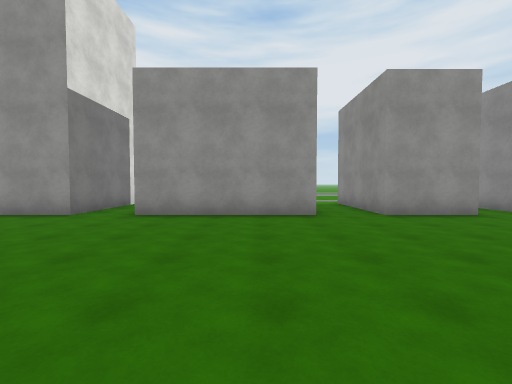
view 1 (above)

20 first-person views from a walk through a 3-D level made in the Unity game engine. The camera is 1.5 m above the floor, tilts 2° down and sees 90° across. The floor is counted in squares, 2 m on a side. Each view is taken from the middle of a square. On the plan, view 1 faces up. The plan holds only what a view shows up to about 9 squares ahead; the rest is blank. The place goes on beyond the plan. The player character is not drawn. Surface patterns are stand-ins for the level's own textures.

view 2
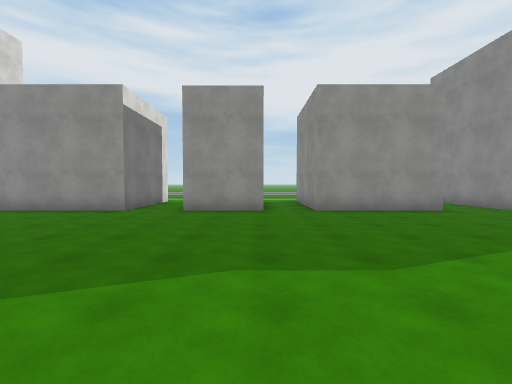

view 3
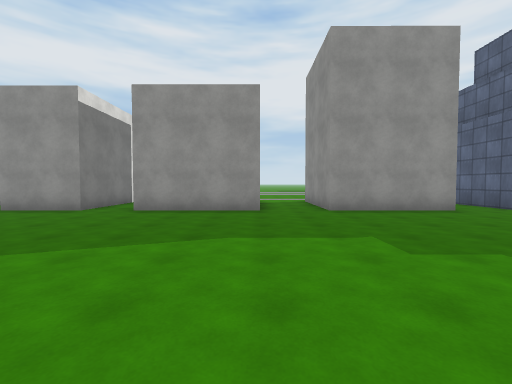

view 4
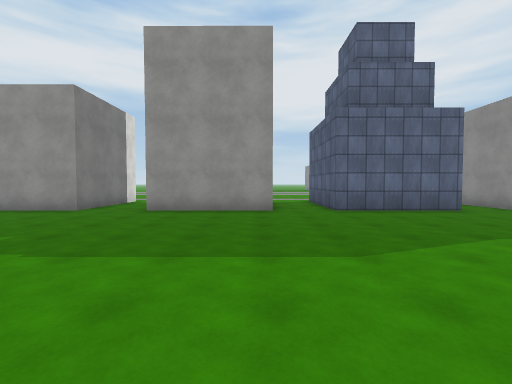

view 5
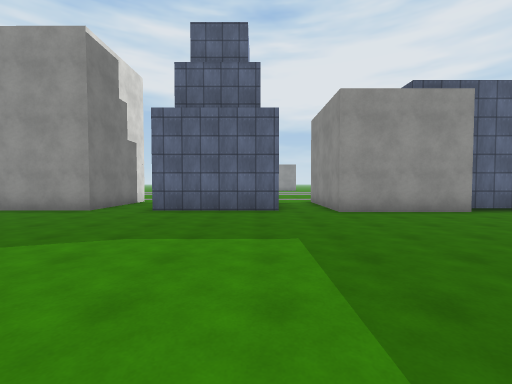

view 6
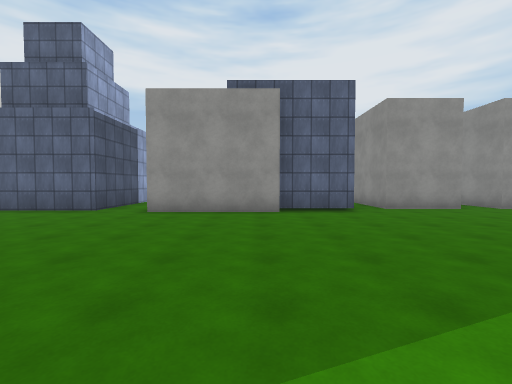

view 7
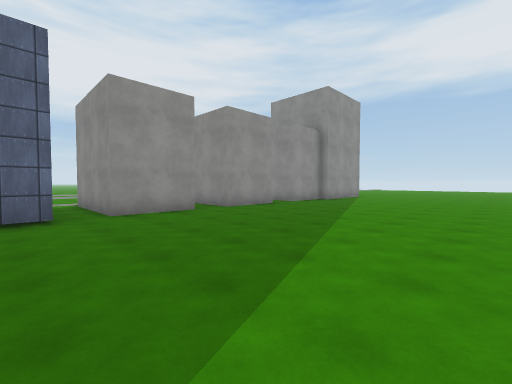

view 8
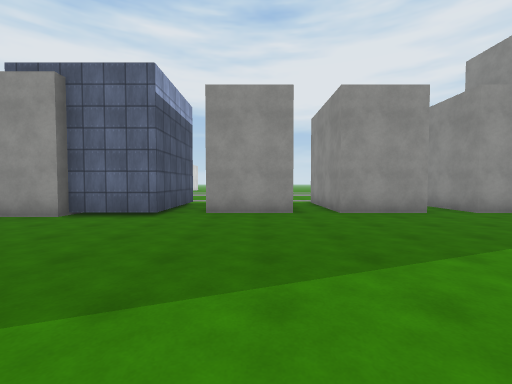

view 9
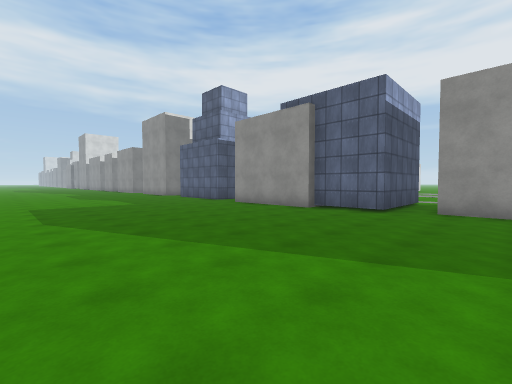

view 10
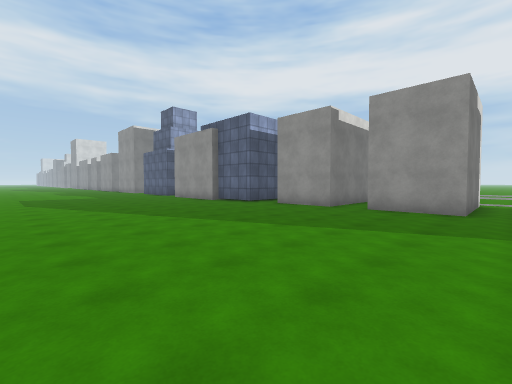

view 11
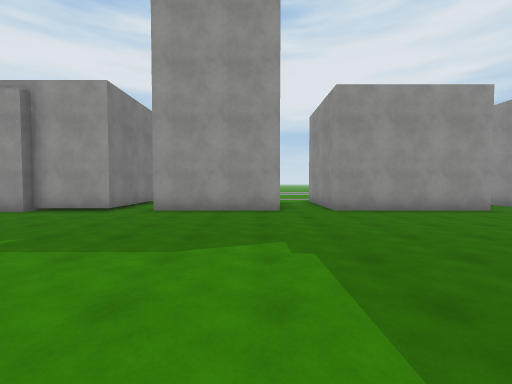

view 12
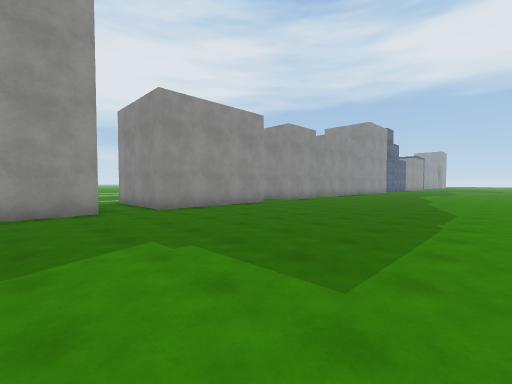

view 13
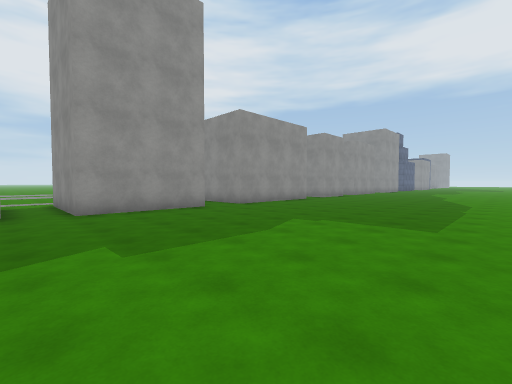

view 14
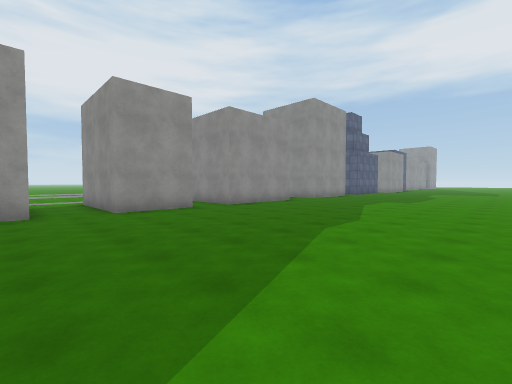

view 15
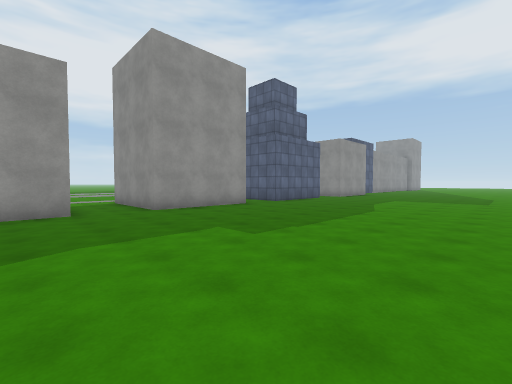

view 16
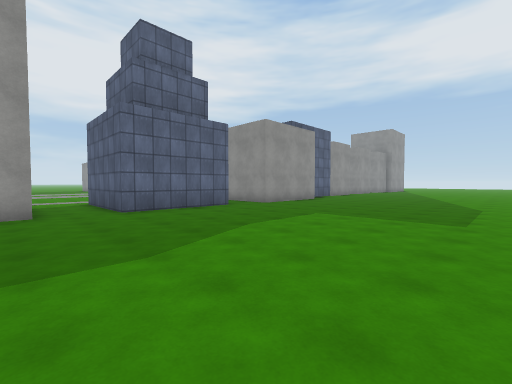

view 17
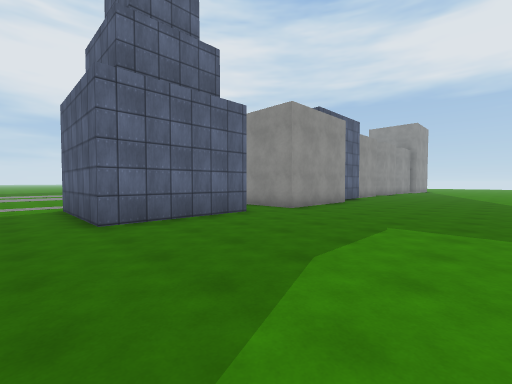

view 18
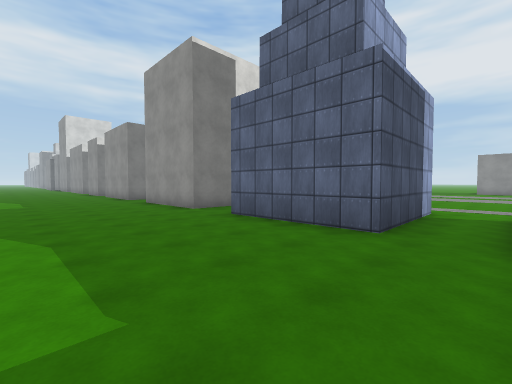

view 19
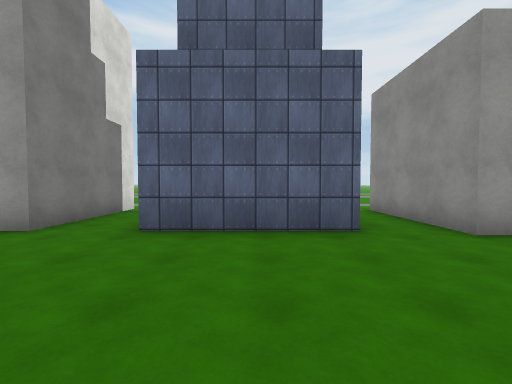

view 20
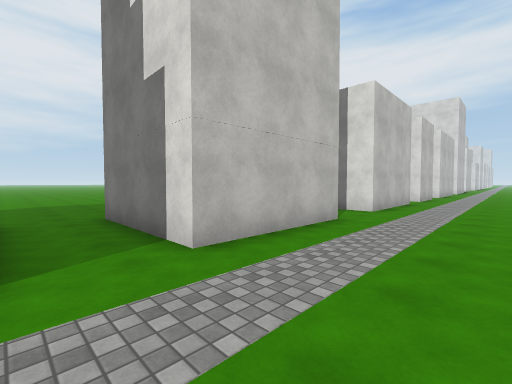

### Floor plan
Points are (right, up) in squares from view 1. A wall is a line through its corners. A room is listed if a view was taken in it or the views show most of it. See-through windows are left out.
Room 1 (views 1, 2, 3, 4, 5, 6, 7, 8, 9, 10, 11, 12, 13, 14, 15, 16, 17, 18, 19)
walls: (15.5, 9.4) (15.5, 6) (12, 6) (12, 8.8); (10.1, 9.4) (10.1, 6) (6.7, 6) (6.7, 8); (5.2, 8) (5.2, 6) (3, 6) (3, 9.5); (20.6, 9.5) (20.6, 6) (17.2, 6) (17.2, 9.5); (1.4, 8) (1.4, 6) (-2.8, 6) (-2.8, 8.6); (25.6, 5.7) (22.2, 5.7) (22.2, 9.1); (27.7, 9.5) (27.7, 6) (25.6, 6); (30.9, 6.4) (28.8, 6.4) (28.8, 9.8); (-4.3, 9) (-4.3, 6) (-7.8, 6) (-7.8, 9.5); (34.3, 9.9) (34.3, 6.4) (32.1, 6.4); (-9, 8) (-9, 6) (-9.5, 6)
ways out: opening at (-8, 9) to room 2; opening at (2, 9) to room 2; opening at (11, 9) to room 2; opening at (16.5, 9) to room 2; opening at (21.5, 9) to room 2; opening at (28, 9) to room 2; opening at (35, 9) to room 2
Room 2 (view 20)
walls: (12, 9.4) (15.5, 9.4); (6.8, 9.4) (10.1, 9.4)
ways out: opening at (-8, 9) to room 1; opening at (2, 9) to room 1; opening at (11, 9) to room 1; opening at (16.5, 9) to room 1; opening at (21.5, 9) to room 1; opening at (28, 9) to room 1; opening at (35, 9) to room 1

Where each view was taken, in squares from view 1:
view 1: 0 up, 0 right, facing up
view 2: 1 down, 5 right, facing up
view 3: 1 down, 10 right, facing up
view 4: 1 down, 15 right, facing up
view 5: 1 down, 20 right, facing up
view 6: 1 down, 25 right, facing up
view 7: 0 up, 27 right, facing up-right
view 8: 0 up, 30 right, facing up
view 9: 1 down, 30 right, facing up-left
view 10: 1 down, 35 right, facing up-left
view 11: 1 down, 5 left, facing up
view 12: 1 down, 6 left, facing up-right
view 13: 1 down, 9 left, facing up-right
view 14: 1 down, 1 right, facing up-right
view 15: 1 down, 9 right, facing up-right
view 16: 1 down, 15 right, facing up-right
view 17: 1 up, 16 right, facing up-right
view 18: 2 up, 22 right, facing up-left
view 19: 2 up, 19 right, facing up
view 20: 12 up, 17 right, facing down-left
